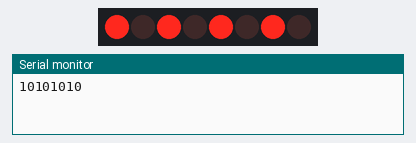
Simulated run of this sketch. Board: Arduino Uno, built with avr-gcc and run on an emulated ATmega328P. On the bench: 8 shift-register outputs drawn as a row of LEDs (first output left, lit = HIGH), the last lines printed to the serial monitor. Wiring (inferred from the names in the program): shift register (74HC595): data pin 12; shift clock pin 9; latch pin 11. Wiring (inferred from the signals the program sends): row of LEDs: on Q0, Q1, Q2, Q3, Q4, Q5, Q6, Q7.

Above: at 0.05 s.
At 0.65 s:
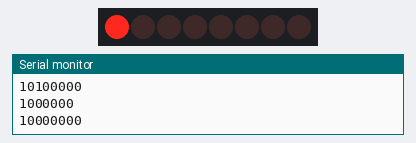
Timing chart, 0 to 2.2 s (numbered marks = the images above):
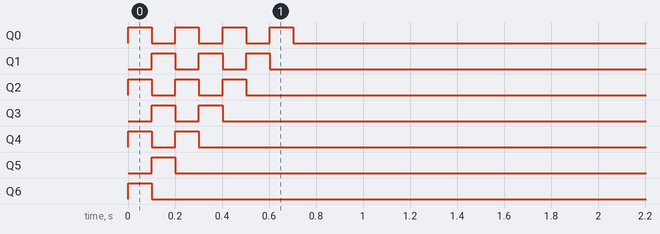

Measured:
- by itself, Q0: alternates HIGH for 0.10 s and LOW for 0.10 s, 8 changes in all, then stays LOW
- by itself, Q1, Q2: alternates HIGH for 0.10 s and LOW for 0.10 s, 6 changes in all, then stays LOW
- by itself, Q3, Q4: alternates HIGH for 0.10 s and LOW for 0.10 s, 4 changes in all, then stays LOW
- by itself, Q5: LOW → HIGH at 0.10 s, → LOW 0.10 s later
- by itself, Q6: LOW → HIGH at 0.00 s, → LOW 0.10 s later

The sketch:

Wednesday_LSL.ino
```cpp
int latchPin=11;
int clockPin=9;
int dataPin=12;
int dt=100;
byte myByte=0b10101010; //Put your binary number here

void setup() {
  // put your setup code here, to run once:
Serial.begin(9600);
pinMode(latchPin,OUTPUT);
pinMode(dataPin,OUTPUT);
pinMode(clockPin,OUTPUT);
}

void loop() {
  // put your main code here, to run repeatedly:
digitalWrite(latchPin,LOW);
shiftOut(dataPin,clockPin,LSBFIRST,myByte);
digitalWrite(latchPin,HIGH);
Serial.println(myByte,BIN);
delay(dt);
myByte=myByte*2;
}
```
